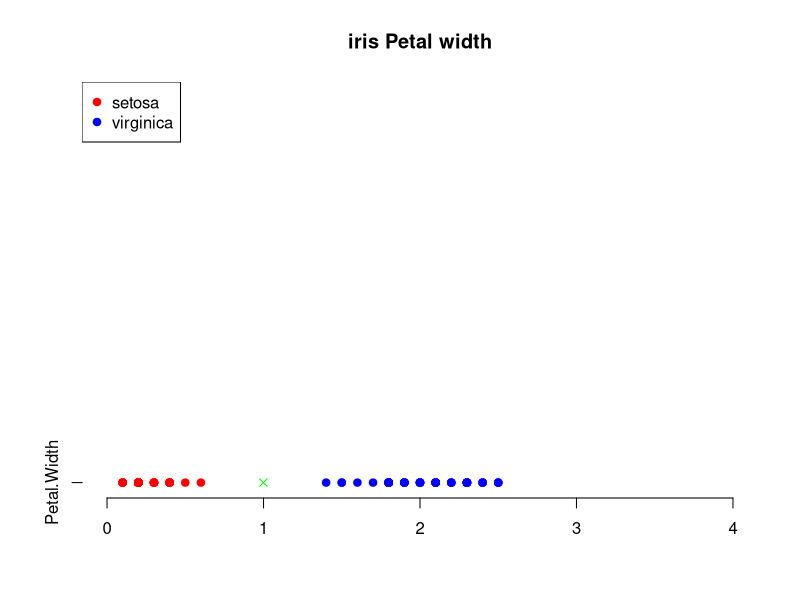

The R source for this figure:
library(e1071)

# Subset and prepare the data
data <- iris[iris$Species %in% c("setosa", "virginica"), ]

# Fit the SVM model
model <- svm(Species ~ Petal.Width,
    data = data, kernel = "linear"
)

# Generate a sequence of Petal.Width values for prediction
Petal_width_range <- seq(
    min(data$Petal.Width), max(data$Petal.Width),
    length.out = 300
)

# Predict species for each value in Petal_width_range
predictions <- predict(
    model, data.frame(Petal.Width = Petal_width_range),
    decision.values = TRUE
)

# Extract decision values
dec_values <- attributes(predictions)$decision.values

# Find the Petal.Width value where decision value is closest to zero
# (crossing point)
boundary_point <- Petal_width_range[which.min(abs(dec_values))]

# Plotting
xlim <- c(0, 4)
ylim <- c(0, 1)
col <- c("red", "yellow", "blue")
plot(NA, xlim = xlim, ylim = ylim, axes = FALSE, ann = FALSE)
points(data$Petal.Width,
    rep(0, length(data$Petal.Width)),
    col = col[data$Species],
    pch = 19
)

axis(1)
axis(2, at = 0, labels = "Petal.Width")
title("iris Petal width")
points(boundary_point, 0, col = "green", pch = 4) # Mark the boundary point
# Add a legend
legend("topleft",
    legend = c("setosa", "virginica"),
    col = c("red", "blue"), pch = 19
)
